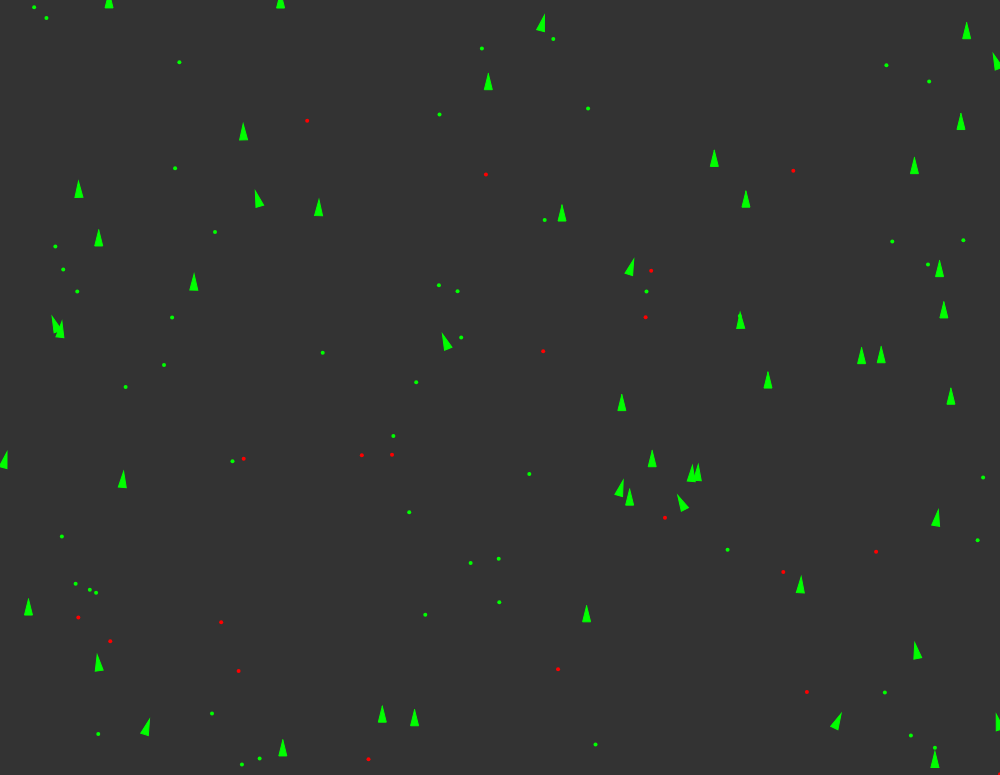
Frame 1 (no input)
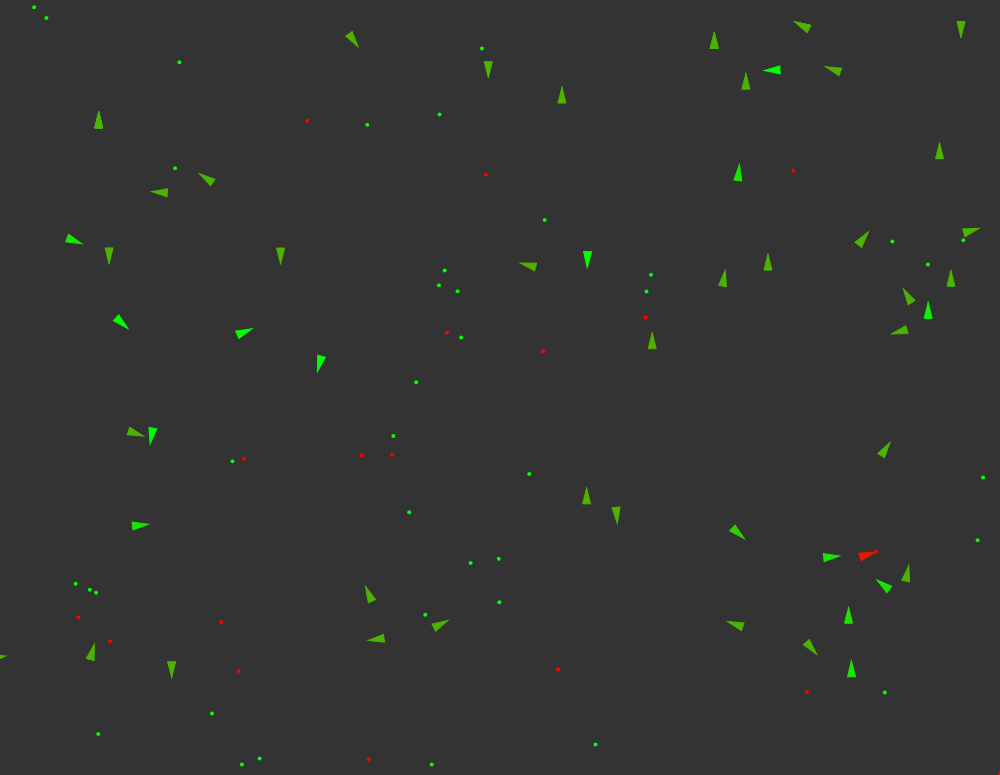
Frame 60 (no input)
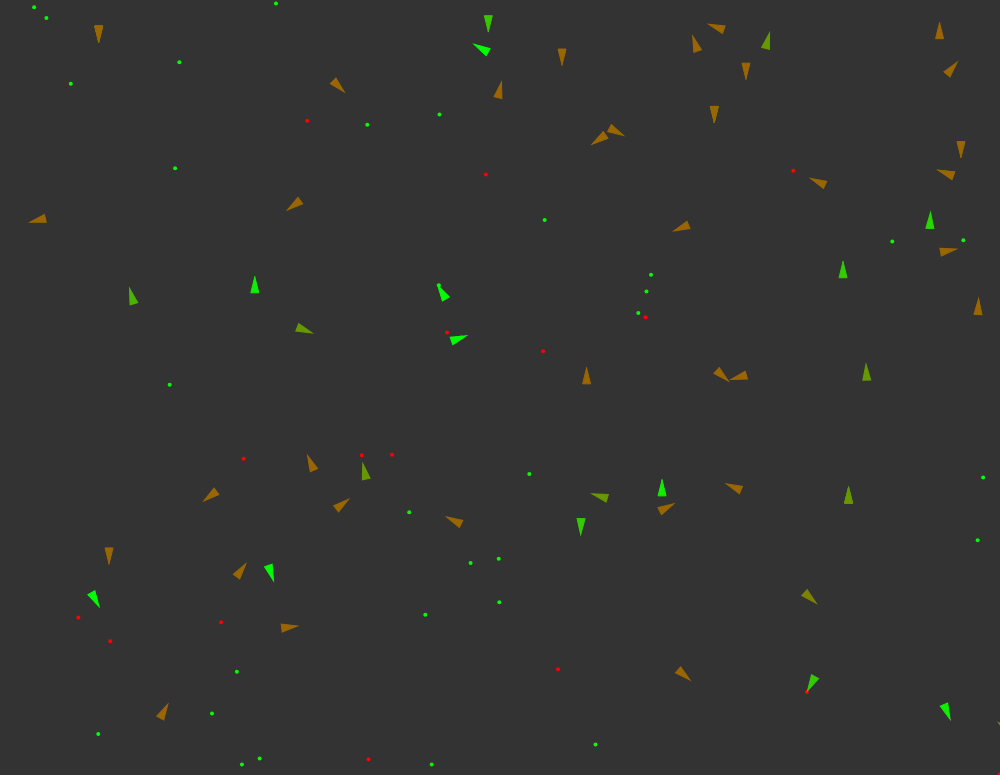
Frame 120 (the mouse pressed at the canvas centre since frame 60)

The p5.js sketch that drew these frames (run headless with seeded random() and noise() and a simulated clock; from frame 60 on, the mouse is pressed at the canvas centre):

// p5.js sketch
// ── sketch.js
var vehicles = [];
var food = [];
var poison = [];
var debug;
//F$*k comments
function setup() {
  createCanvas(1000,775);
  for (var i = 0; i < 50; i++) {
    var x = random(width);
    var y = random(height);
    vehicles[i] = new Vehicle(x, y);
  }
  for (var i = 0; i < 50; i++) {
    var x = random(width);
    var y = random(height);
    food.push(createVector(x, y));
  }
  for (var i = 0; i < 20; i++) {
    var x = random(width);
    var y = random(height);
    poison.push(createVector(x, y));
  }
  debug = createCheckbox();
}

function mouseDragged() {vehicles.push(new Vehicle(mouseX, mouseY));}
function draw() {
  background(51);
  if (random(1) < 0.1) {
    var x = random(width);
    var y = random(height);
    food.push(createVector(x, y));
  }
  if (random(1) < 0.01) {
    var x = random(width);
    var y = random(height);
    poison.push(createVector(x, y));
  }
  for (var i = 0; i < food.length; i++) {
    fill(0, 255, 0);
    noStroke();
    ellipse(food[i].x, food[i].y, 4, 4);
  }
  for (var i = 0; i < poison.length; i++) {
    fill(255, 0, 0);
    noStroke();
    ellipse(poison[i].x, poison[i].y, 4, 4);
  }
  for (var i = vehicles.length - 1; i >= 0; i--) {
    vehicles[i].boundaries();
    vehicles[i].behaviors(food, poison);
    vehicles[i].update();
    vehicles[i].display();
    var newVehicle = vehicles[i].clone();
    if (newVehicle != null) {
      vehicles.push(newVehicle);
    }
    if (vehicles[i].dead()) {
      var x = vehicles[i].position.x;
      var y = vehicles[i].position.y;
      food.push(createVector(x, y));
      vehicles.splice(i, 1);
    }
  }
}

// ── veichle.js
var mr = 0.01;

function Vehicle(x, y, dna) {
  this.acceleration = createVector(0, 0);
  this.velocity = createVector(0, -2);
  this.position = createVector(x, y);
  this.r = 4;
  this.maxspeed = 5;
  this.maxforce = 0.5;
  this.health = 1;
  this.dna = [];
  if (dna === undefined) {
    // Food weight
    this.dna[0] = random(-2, 2);
    // Poison weight
    this.dna[1] = random(-2, 2);
    // Food perception
    this.dna[2] = random(0, 100);
    // Poision Percepton
    this.dna[3] = random(0, 100);
  } else {
    // Mutation
    this.dna[0] = dna[0];
    if (random(1) < mr) {
      this.dna[0] += random(-0.1, 0.1);
    }
    this.dna[1] = dna[1];
    if (random(1) < mr) {
      this.dna[1] += random(-0.1, 0.1);
    }
    this.dna[2] = dna[2];
    if (random(1) < mr) {
      this.dna[2] += random(-10, 10);
    }
    this.dna[3] = dna[3];
    if (random(1) < mr) {
      this.dna[3] += random(-10, 10);
    }
  }
  // Method to update location
  this.update = function() {
    this.health -= 0.005;
    // Update velocity
    this.velocity.add(this.acceleration);
    // Limit speed
    this.velocity.limit(this.maxspeed);
    this.position.add(this.velocity);
    // Reset accelerationelertion to 0 each cycle
    this.acceleration.mult(0);
  }
  this.applyForce = function(force) {
    // We could add mass here if we want A = F / M
    this.acceleration.add(force);
  }
  this.behaviors = function(good, bad) {
    var steerG = this.eat(good, 0.2, this.dna[2]);
    var steerB = this.eat(bad, -1, this.dna[3]);
    steerG.mult(this.dna[0]);
    steerB.mult(this.dna[1]);
    this.applyForce(steerG);
    this.applyForce(steerB);
  }
  this.clone = function() {
    if (random(1) < 0.002) {
      return new Vehicle(this.position.x, this.position.y, this.dna);
    } else {
      return null;
    }
  }
  this.eat = function(list, nutrition, perception) {
    var record = Infinity;
    var closest = null;
    for (var i = list.length - 1; i >= 0; i--) {
      var d = this.position.dist(list[i]);

      if (d < this.maxspeed) {
        list.splice(i, 1);
        this.health += nutrition;
      } else {
        if (d < record && d < perception) {
          record = d;
          closest = list[i];
        }
      }
    }
    if (closest != null) {
      return this.seek(closest);
    }
    return createVector(0, 0);
  }
  this.seek = function(target) {
    var desired = p5.Vector.sub(target, this.position);
    desired.setMag(this.maxspeed);
    var steer = p5.Vector.sub(desired, this.velocity);
    steer.limit(this.maxforce);
    return steer;
  }
  this.dead = function() {
    return (this.health < 0)
  }
  this.display = function() {
    var angle = this.velocity.heading() + PI / 2;
    push();
    translate(this.position.x, this.position.y);
    rotate(angle);
    if (debug.checked()) {
      strokeWeight(3);
      stroke(0, 255, 0);
      noFill();
      line(0, 0, 0, -this.dna[0] * 25);
      strokeWeight(2);
      ellipse(0, 0, this.dna[2] * 2);
      stroke(255, 0, 0);
      line(0, 0, 0, -this.dna[1] * 25);
      ellipse(0, 0, this.dna[3] * 2);
    }
    var gr = color(0, 255, 0);
    var rd = color(255, 0, 0);
    var col = lerpColor(rd, gr, this.health);
    fill(col);
    stroke(col);
    strokeWeight(1);
    beginShape();
    vertex(0, -this.r * 2);
    vertex(-this.r, this.r * 2);
    vertex(this.r, this.r * 2);
    endShape(CLOSE);
    pop();
  }
  this.boundaries = function() {
    var d = 25;
    var desired = null;
    if (this.position.x < d) {
      desired = createVector(this.maxspeed, this.velocity.y);
    } else if (this.position.x > width - d) {
      desired = createVector(-this.maxspeed, this.velocity.y);
    }
    if (this.position.y < d) {
      desired = createVector(this.velocity.x, this.maxspeed);
    } else if (this.position.y > height - d) {
      desired = createVector(this.velocity.x, -this.maxspeed);
    }
    if (desired !== null) {
      desired.normalize();
      desired.mult(this.maxspeed);
      var steer = p5.Vector.sub(desired, this.velocity);
      steer.limit(this.maxforce);
      this.applyForce(steer);
    }
  }
}
